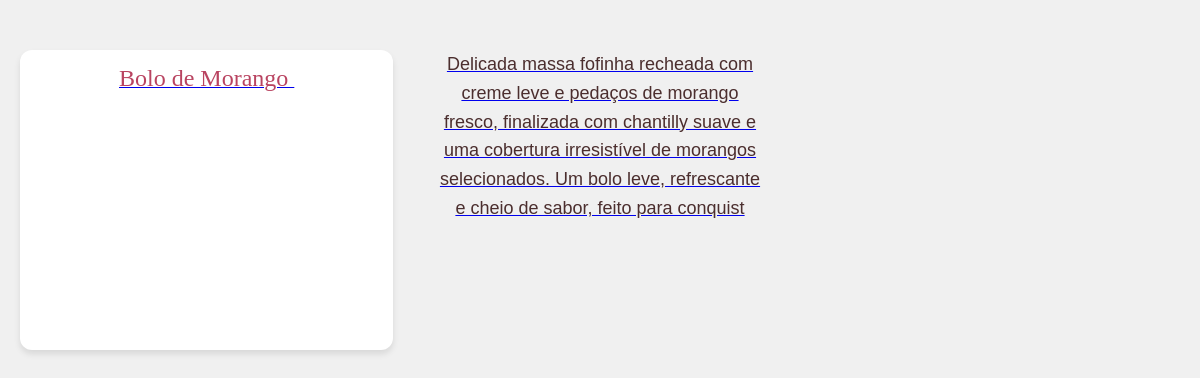
/index3.php?id=2, run on the app's committed database.
### tables this page shows
CREATE TABLE `produtos` (
  `produtoID` int(30) NOT NULL,
  `nome` varchar(225) NOT NULL,
  `descricao` varchar(225) NOT NULL,
  `url` varchar(225) NOT NULL,
  `categoriaID` int(11) NOT NULL
);

### index3.php (the view, shortened to what this page needs)
<?php
  include_once 'conexaodb.php';
?>
<!DOCTYPE html>
<html lang="pt-BR">
<head>
<link rel="stylesheet" href="style.css">
</head>
<body>
    <?php
    $sql = 'SELECT * FROM produtos WHERE produtoID = '.$_GET['id'];
    $retorno = mysqli_query($conexaodb, $sql);
    $linha = mysqli_fetch_assoc($retorno);
      echo '
        <a href="./index3.php?id='.$linha['categoriaID'].'">
          <div class="grid">
            <div class="card">
                <span class="nome-categoria">
            '.$linha['nome'].'
          </span>
            <img src="'.$linha['url'].'" alt="" class="img-categoria">
            </div>
            <p class= "descricaoMain">'.$linha['descricao'].'</p>
          </div>
        </a>';
  ?>
</body>
</html>

### style.css (style rules this page uses)
* { margin: 0; padding: 0; box-sizing: border-box; }
body { font-family: 'Baloo 2', cursive, Arial, sans-serif; background-color: #fff0f6; margin: 0; padding: 0; color: #4b2e2e; }
.descricaoMain { font-family: 'Baloo 2', cursive, Arial, sans-serif; font-size: 18px; color: #4b2e2e; text-align: center; margin: 0 20px 20px 20px; line-height: 1.6; }
.nome-categoria { font-family: 'Pacifico', cursive; font-size: 24px; color: #b94461; margin-top: 15px; text-align: center; }

### index3.php (style rules this page uses)
body { font-family: Arial, sans-serif; background-color: #f0f0f0; margin: 0; padding: 20px; }
.grid { display: grid; grid-template-columns: repeat(3, 1fr); gap: 20px; margin-top: 30px; }
.card { background: #fff; padding: 15px; border-radius: 12px; box-shadow: 0 4px 6px rgba(0,0,0,0.1); text-align: center; transition: transform 0.2s; height: 300px; }

### data on the page
produtos: nome "Bolo de Morango", descricao "Delicada massa fofinha recheada com creme leve e pedaços de morango fresco, finalizada com chantilly suave e uma cobertura irresistível de morangos selecionados. Um bolo leve, refrescante e cheio de sabor, feito para conquist"
